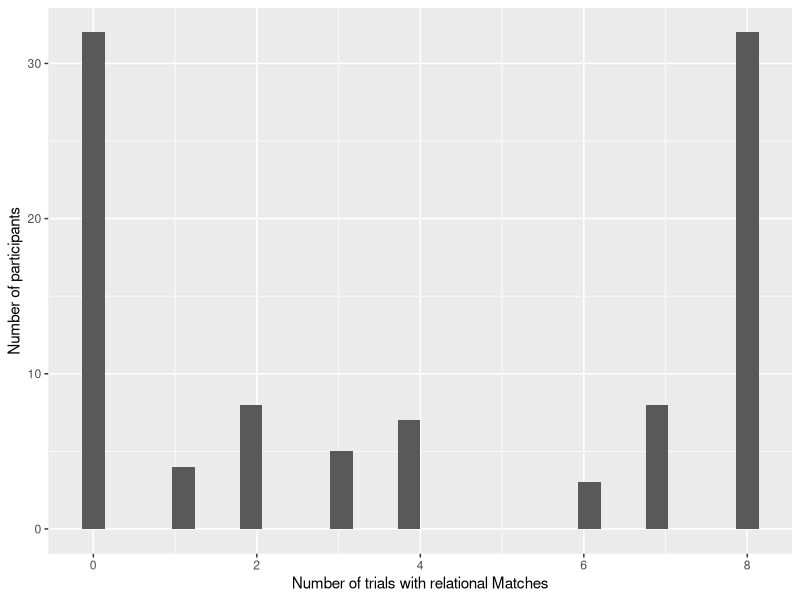

Generate this figure with R:
## ---- chunk 1
library(tidyverse)
## ---- chunk 2
?tidyverse
## ---- chunk 3
analogyDataset <- read.csv("tidy_data/MFIndD_analogy.csv")
print(analogyDataset)
## ---- chunk 4
# b.
?dplyr_by
participants <- distinct(analogyDataset["qualtrics_id"])
print(participants)
## ---- chunk 5
# c
participant_trials <- analogyDataset %>%
  group_by(qualtrics_id) %>%
    summarize(max_trials = max(trial_number))

summarize(participant_trials, sd(max_trials))

## ---- chunk 6
summarised_by_rel_matches <- analogyDataset %>%
  summarize(.by = qualtrics_id, rel = sum(response_type == "Rel", na.rm = TRUE) )
## ---- chunk 7
summarised_by_rel_matches %>%
  ggplot(aes(x = rel))+
  geom_histogram()+
  labs(y = "Number of participants", x = "Number of trials with relational Matches")

## ---- chunk 8
analogyDataset%>% 
  pivot_wider(id_cols = c(qualtrics_id), names_from = "trial_number",names_sort = TRUE,values_from = "response_type" )
## ---- chunk 9
rei_dataset <- read.csv("tidy_data/MFIndD_REI.csv")
head(rei_dataset)
## ---- chunk 10
rei_dataset_adjusted <- rei_dataset %>%
  mutate(response = case_when(response == "Strongly Disagree" ~ 1.0,response == "Strongly Agree" ~ 5.0 , is.na(response) == TRUE ~ 0, TRUE ~ as.double(response)))
#Printing adjusted data to ensure it worked
rei_dataset_adjusted
## ---- chunk 11
rei_analysis <- rei_dataset_adjusted %>%
  mutate(new_scored_response = case_when(rev_scoring == "neg" ~ 6-response, TRUE ~ response))
#Printing the data set to show the new column
rei_analysis
## ---- chunk 12
accuracy <- rei_analysis%>%
summarise(all(new_scored_response == scored_response, na.rm = TRUE))
accuracy
